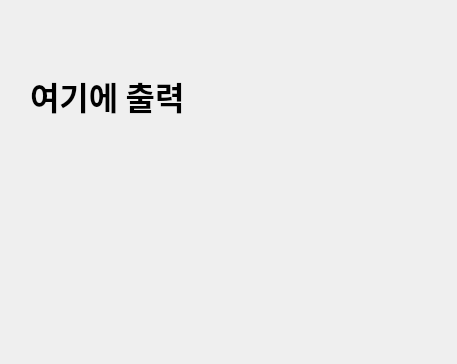
<?xml version="1.0" encoding="UTF-8"?>
<ui version="4.0">
 <class>Dialog</class>
 <widget class="QDialog" name="Dialog">
  <property name="geometry">
   <rect>
    <x>0</x>
    <y>0</y>
    <width>457</width>
    <height>364</height>
   </rect>
  </property>
  <property name="windowTitle">
   <string>Dialog</string>
  </property>
  <widget class="QLabel" name="label">
   <property name="geometry">
    <rect>
     <x>30</x>
     <y>60</y>
     <width>361</width>
     <height>71</height>
    </rect>
   </property>
   <property name="font">
    <font>
     <family>맑은 고딕</family>
     <pointsize>24</pointsize>
     <weight>75</weight>
     <bold>true</bold>
    </font>
   </property>
   <property name="text">
    <string>여기에 출력</string>
   </property>
  </widget>
 </widget>
 <resources/>
 <connections/>
</ui>
